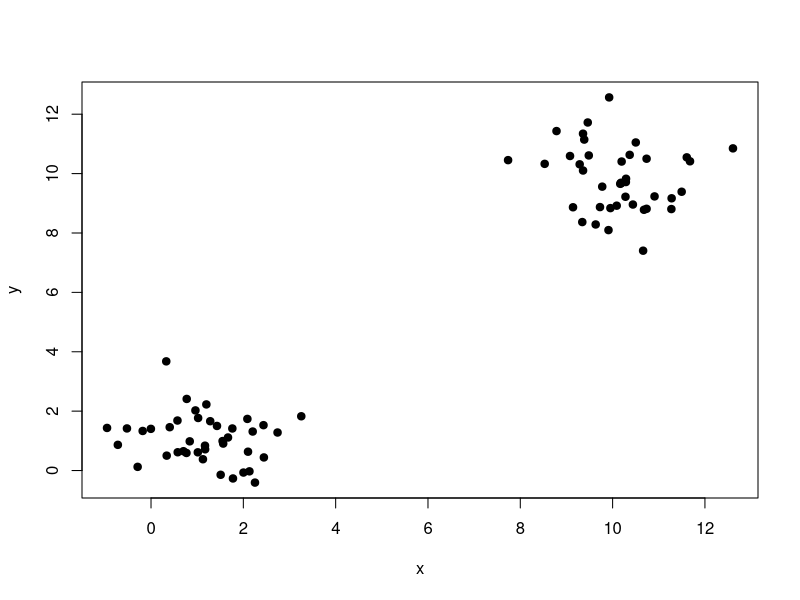
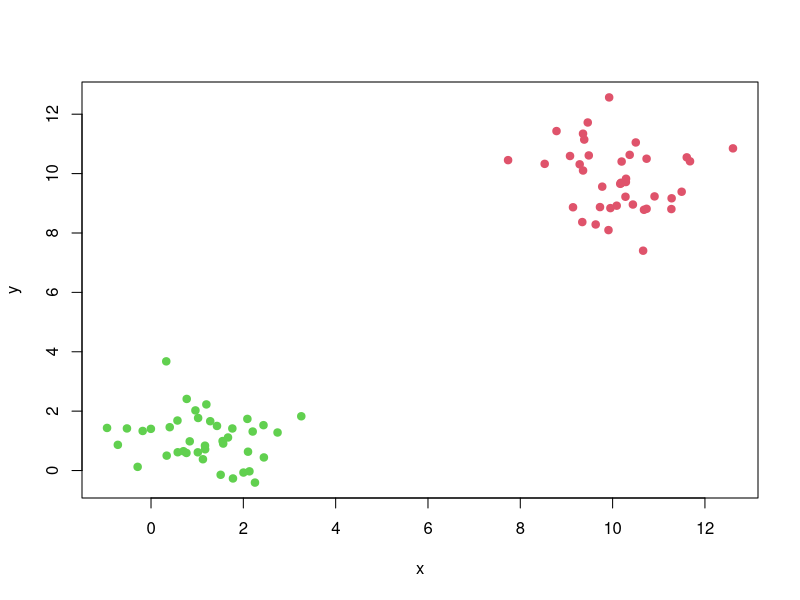
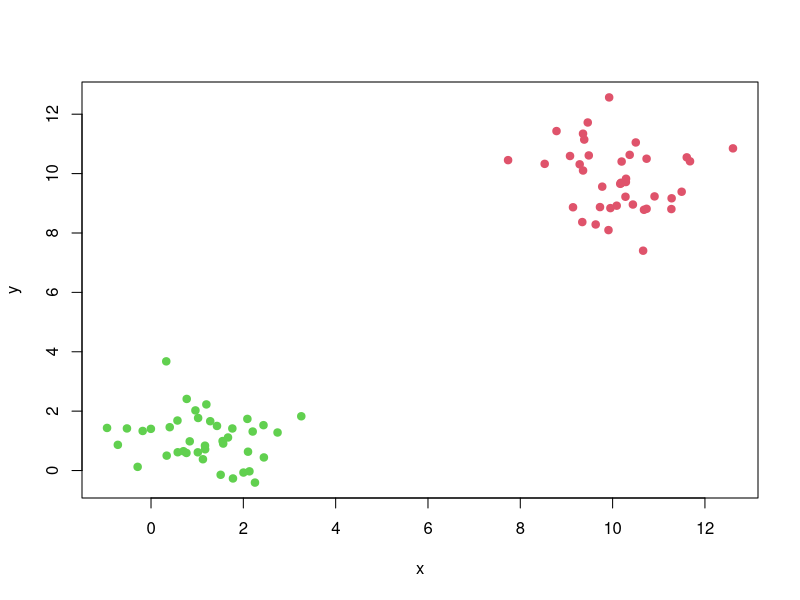

The R source for these figures, in order:
library(ggplot2)

clusterize <- function(matr, clusters){
  diff_c1 <- sweep(matr[, 1:2], 2, clusters[1]) 
  diff_c2 <- sweep(matr[, 1:2], 2, clusters[2]) 
  
  dist_c1 <- rowSums(diff_c1 ^ 2)
  dist_c2 <- rowSums(diff_c2 ^ 2)
  
  matr[, 3] <- ifelse(dist_c1 < dist_c2, 2, 3)
  return(matr)
}

get_new_clusters <- function(matr){
  cluster1 <- subset(matr, matr[, 3] == 2)
  cluster2 <- subset(matr, matr[, 3] == 3)
  
  new_cluster1 <- colMeans(cluster1)[1:2]
  new_cluster2 <- colMeans(cluster2)[1:2]
  
  return(rbind(new_cluster1, new_cluster2))
}

init_clusters <- function(matr){
  centroids_ids = sample(1:80, 2)
  
  c1 <- data_matrix[centroids_ids[1], 1:2]
  c2 <- data_matrix[centroids_ids[2], 1:2]
  return(rbind(c1, c2))
}



data_matrix <- cbind(c(rnorm(40, mean = 1, sd = 1),
                       rnorm(40, mean = 10, sd = 1)),
                     c(rnorm(40, mean = 1, sd = 1),
                       rnorm(40, mean = 10, sd = 1)),
                     rep(1, 80))
colnames(data_matrix) <- c("x", "y", "col")

plot(data_matrix, col=data_matrix[, 3], pch=19)

clusters <- init_clusters(data_matrix)
data_matrix <- clusterize(data_matrix, clusters)
new_clusters <- get_new_clusters(data_matrix)
plot(data_matrix, col=data_matrix[, 3], pch=19)


while (any(clusters != new_clusters)){
  clusters = new_clusters
  data_matrix <- clusterize(data_matrix, clusters)
  new_clusters <- get_new_clusters(data_matrix)
}

plot(data_matrix, col=data_matrix[, 3], pch=19)


